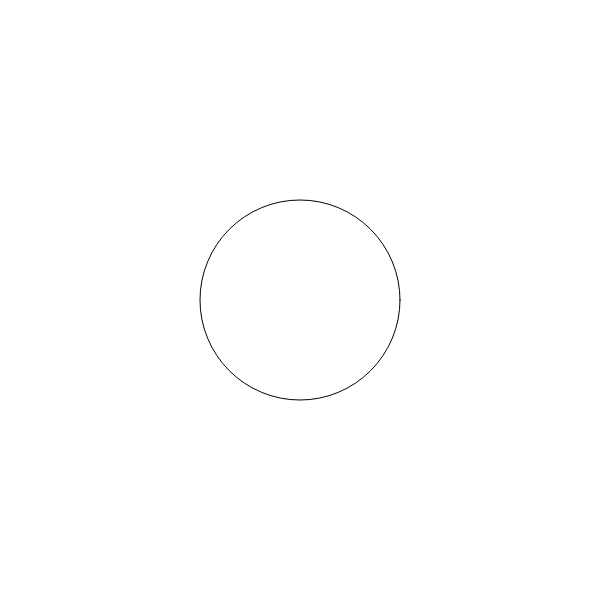
Frame 1 (no input)
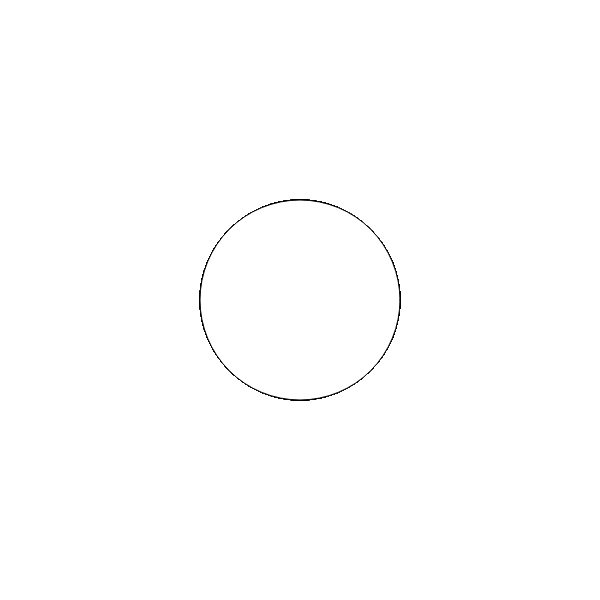
Frame 60 (no input)
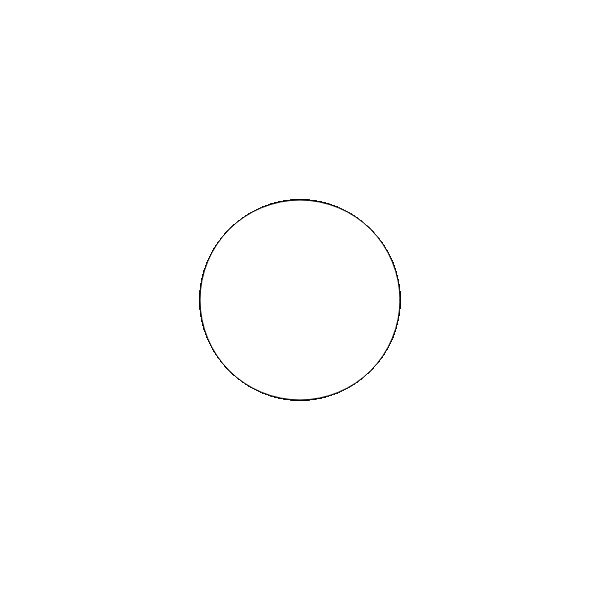
Frame 120 (the mouse pressed at the canvas centre since frame 60)

The p5.js sketch that drew these frames (run headless with seeded random() and noise() and a simulated clock; from frame 60 on, the mouse is pressed at the canvas centre):

// p5.js sketch
// ── sketch.js
/*
Challenge:

Now we know how to draw basic shapes let's try to draw something!
Let's draw a "neutral" smiley face. 
See examples here: http://unicode.org/emoji/charts/full-emoji-list.html#1f610

Bonus: how could we add 2 front teeth to our smiley?
*/

var setup = function() {
  	createCanvas(600, 600);
};

var draw = function() {
	// use a circle as the face
	ellipse(300, 300, 200, 200);
	
	// eyes

	// mouth
};
